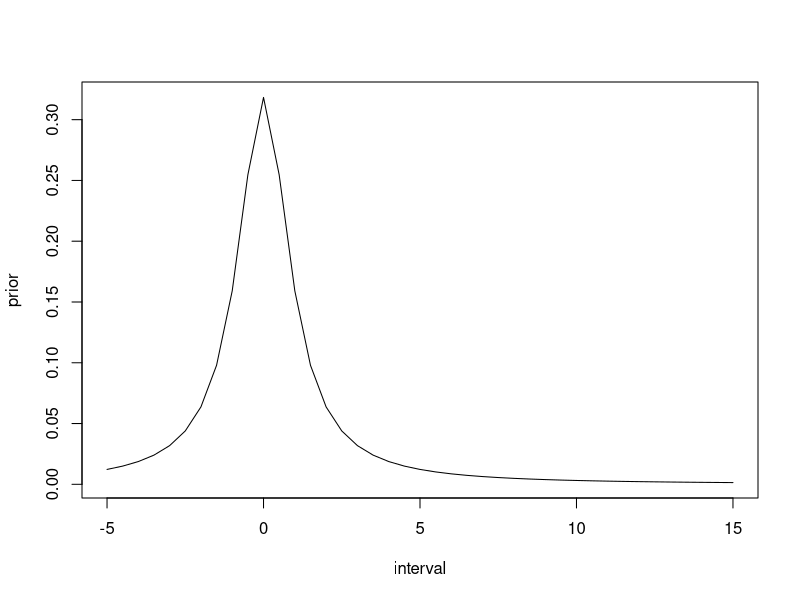
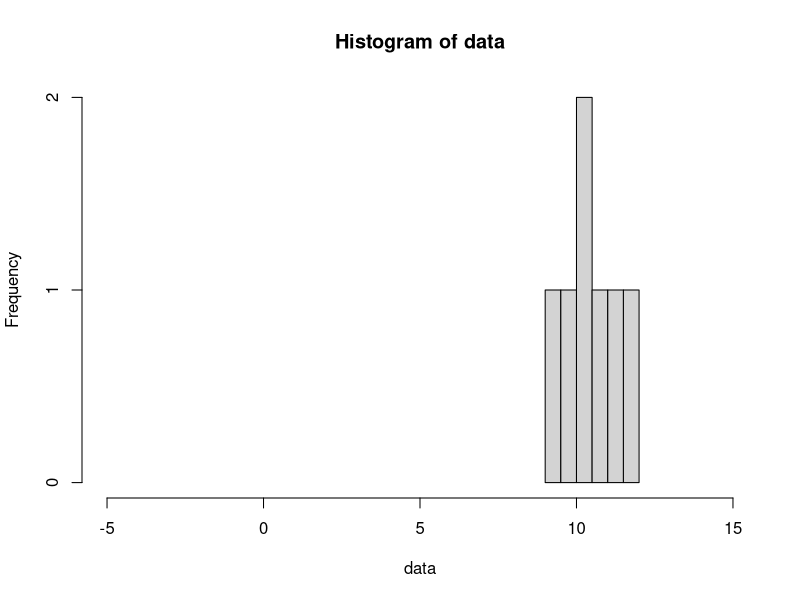
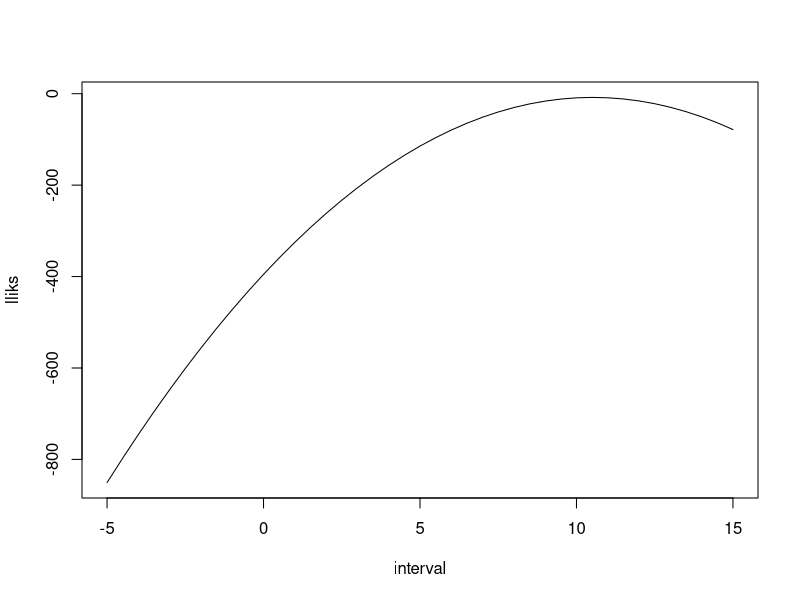
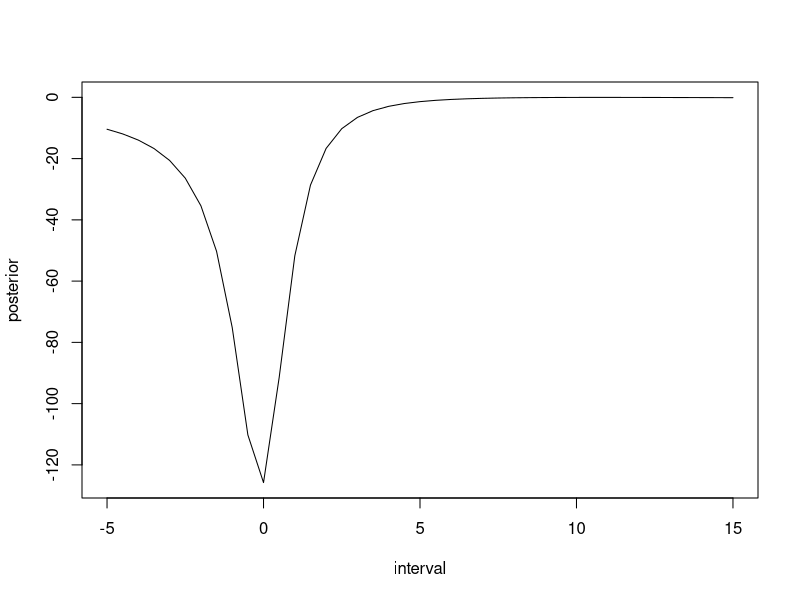
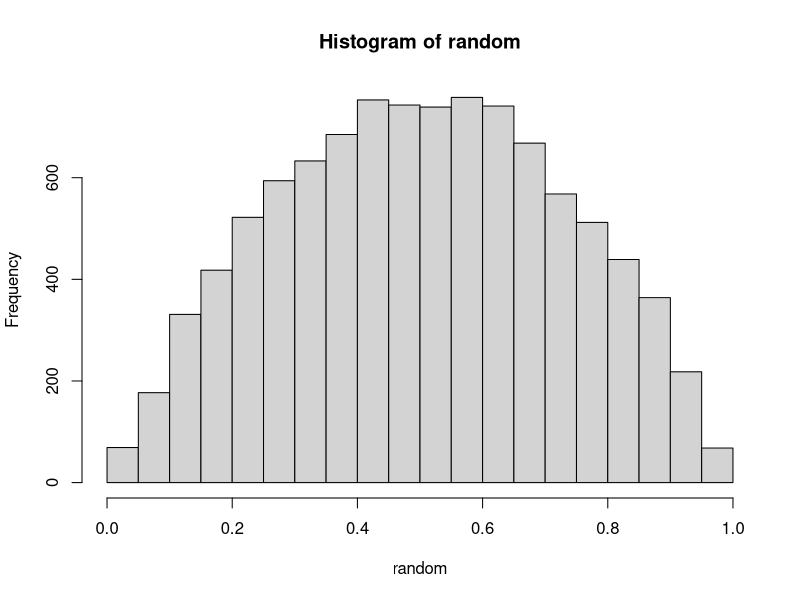
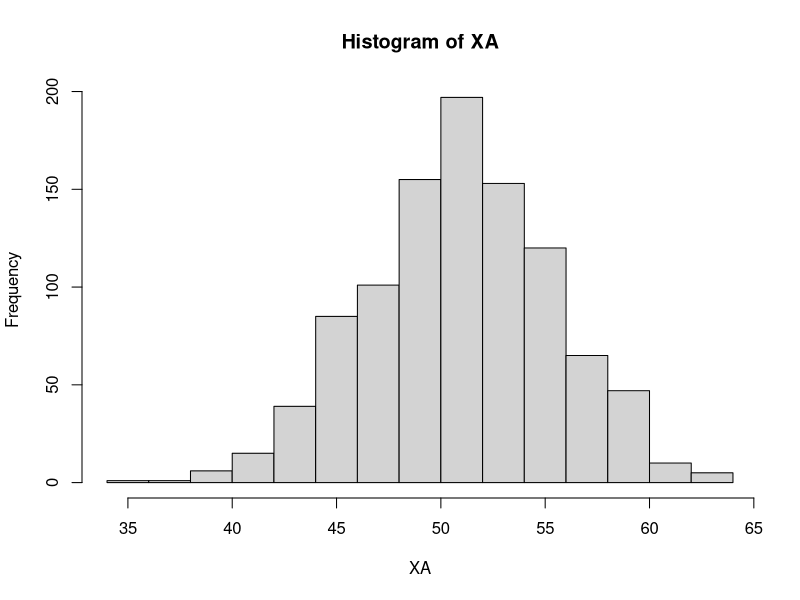
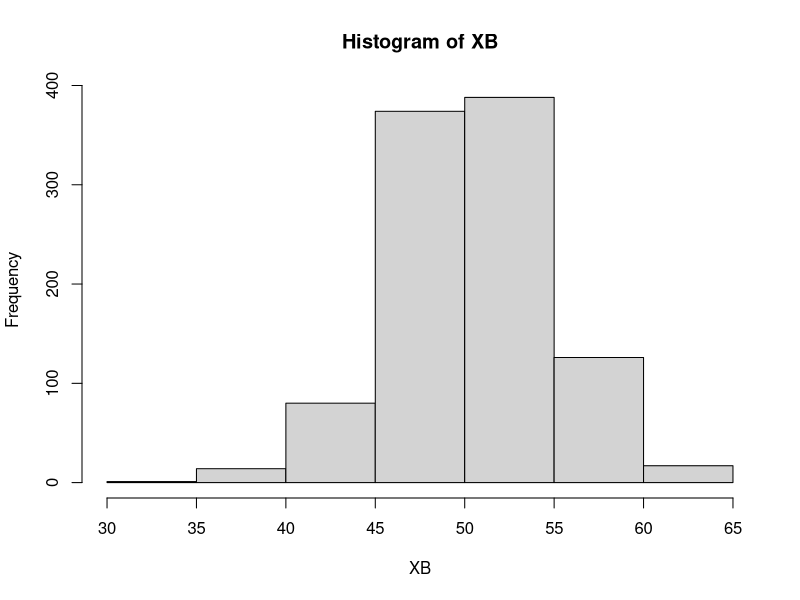
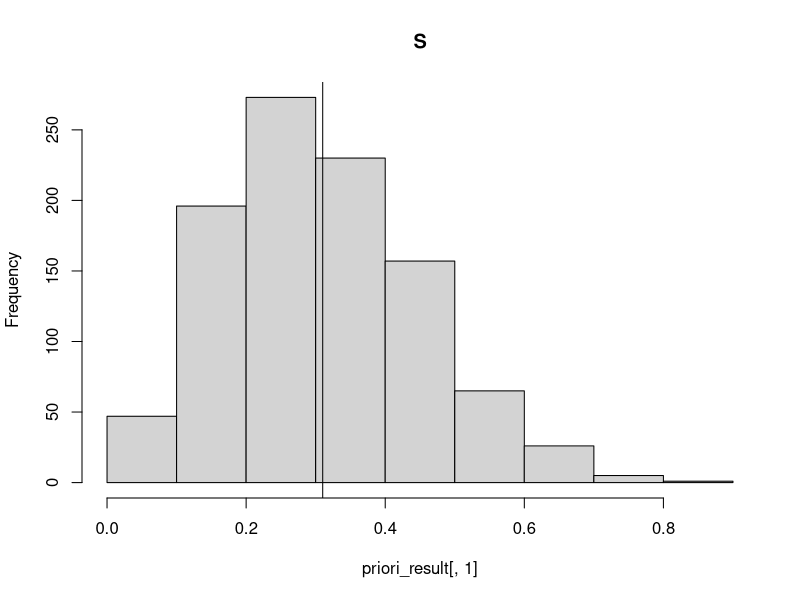

Source code (R) for these figures, in order:
## ---- chunk 1
knitr::opts_chunk$set(echo = TRUE)
knitr::opts_chunk$set(collapse = TRUE)
## ---- chunk 2
sigma <- 1
v <- 1
interval <- seq(-5, 15, by=0.5)
prior <- dt(x=interval, df=v)
plot(interval, prior, type="l")
## ---- chunk 3
data <- c(11.3710, 9.4353, 10.3631, 10.6329, 10.4043, 9.8939, 11.5115)
## ---- chunk 4
hist(data, xlim=range(-5, 15))
## ---- chunk 5
normal_log_likelihood <- function(mu, data) {
	n <- length(data)
	p1 <- (n/2) * log(2*pi) 
	p2 <- 1/2
	p3 <- sum((data - mu)**2)
	- p1 - p2 * p3
}
## ---- chunk 6
lliks <- c()
for (mu in interval) {
	lliks <- c(lliks, normal_log_likelihood(mu, data))
}

plot(interval, lliks, type="l")
## ---- chunk 7
posterior <- lliks * prior
## ---- chunk 8
plot(interval, posterior, type="l")
## ---- chunk 9
alpha <- 2
beta <- 2
random <- rbeta(10000, alpha, beta)
hist(random)
## ---- chunk 10
xA <- c(1, 1, 1, 1, 1, 1, 1, 1, 0, 0, 0, 0, 0)
xB <- c(1, 1, 0)
k <- 1

# Posterior-parametrar
alpha_xA <- alpha + sum(xA)
beta_xA <- beta + length(xA)*k - sum(xA)
alpha_xB <- alpha + sum(xB)
beta_xB <- beta + length(xB)*k - sum(xB)

expected_A <- alpha_xA/ (alpha_xA / beta_xA)
expected_B <- alpha_xB/ (alpha_xB / beta_xB)

expected_A
expected_B
## ---- chunk 11
n <- 87
pA <- mean(rbeta(1000, alpha_xA, beta_xA))
pB <- mean(rbeta(1000, alpha_xB, beta_xB))

XA <- rbinom(1000, n, pA)
XB <- rbinom(1000, n, pB)

hist(XA)
hist(XB)
## ---- chunk 12
# Produkt A
sum(XA > 40) / length(XA)
# Produkt B
sum(XB > 40) / length(XB)
## ---- chunk 13
# Produkt A
pA * n
# Produkt B
pB * n
## ---- chunk 14
library(gtools)
set.seed(4711)
## ---- chunk 15
# Ordningen är baserad på resultatet i valet 2014

# 	 	 		   S       M      SD       MP      C      V       L       KD      FI
valet_2014 <- c(0.3101, 0.2333, 0.1286, 0.0689, 0.0611, 0.0572, 0.0542, 0.0457, 0.0312)
sum(valet_2014)
alpha_guesses <- c( 3.1, 2.3, 1.2, 0.68, 0.69, 0.57, 0.54, 0.46, 0.31)
priori_result <- rdirichlet(n = 1000, alpha = alpha_guesses)
## ---- chunk 16
hist(  priori_result[,1], main = "S")
abline(v = valet_2014[1])
hist(  priori_result[,2], main = "M")
abline(v = valet_2014[2])
hist(  priori_result[,3], main = "SD")
abline(v = valet_2014[3])
## ---- chunk 17
hist(  priori_result[,4], main = "MP")
abline(v = valet_2014[4])
hist(  priori_result[,5], main = "C")
abline(v = valet_2014[5])
hist(  priori_result[,6], main = "V")
abline(v = valet_2014[6])
## ---- chunk 18
hist(  priori_result[,7], main = "L")
abline(v = valet_2014[7])
hist(  priori_result[,8], main = "KD")
abline(v = valet_2014[8])
hist(  priori_result[,9], main = "FI")
abline(v = valet_2014[9])
## ---- chunk 19
# 				S      M     SD      MP     C     V      L     KD   FI
maj_2020 <- c(0.317, 0.186, 0.189, 0.039, 0.072, 0.09, 0.034, 0.061, 0)
round_maj_2020 <- round(maj_2020 * 200)

round_maj_2020
sum(round_maj_2020)
## ---- chunk 20
alpha_posterior <- alpha_guesses + maj_2020

uppgiftA  <- 0 
uppgiftB  <- 0
uppgiftC  <- 0
uppgiftD  <- 0
S_results <- c()

n <- 10000

for (i in 1:n) {
    temp <- rdirichlet(n=1, alpha = alpha_posterior)
       
    # Borttagning av partier under 4%-spärren 
    for (i in 1:length(temp)){
        if(temp[i] < 0.04){
            temp[i] = 0
        }
    }
	# Normalisering
    total <- sum(temp)
    for (i in 1:length(temp)){
        temp[i] = temp[i] / total
    }
    
    S  <- temp[1]
    M  <- temp[2]
    SD <- temp[3]
    MP <- temp[4]
    C  <- temp[5]
    V  <- temp[6]
    L  <- temp[7]
    KD <- temp[8]
    FI <- temp[9]
    rödgröna <- S + V + MP
    alliansen <- M + C + L + KD
	
# LÖSNINGAR

# a)
    if (rödgröna > alliansen) { uppgiftA <- uppgiftA + 1 }
    
# b) 
    if (SD > M) { uppgiftB <- uppgiftB + 1 }

# c)
    if (KD < 0.04) { uppgiftC <- uppgiftC + 1 }

# d)
    if (MP < 0.04) { uppgiftD <- uppgiftD + 1 }

# e) 
    S_results <- c(S_results, S)
}

svarA <- uppgiftA / n
svarB <- uppgiftB / n
svarC <- uppgiftC / n
svarD <- uppgiftD / n

# e) ... fortsättning 
mean <- mean(S_results) 
sigma <- sd(S_results)
n <- length(S_results)
interval_size <- 0.95
alpha <- 1 - 0.95

error <- qnorm(1 - alpha/2) * sigma/sqrt(n)
lower <- mean - error
upper <- mean + error  
 
# SVAR:
